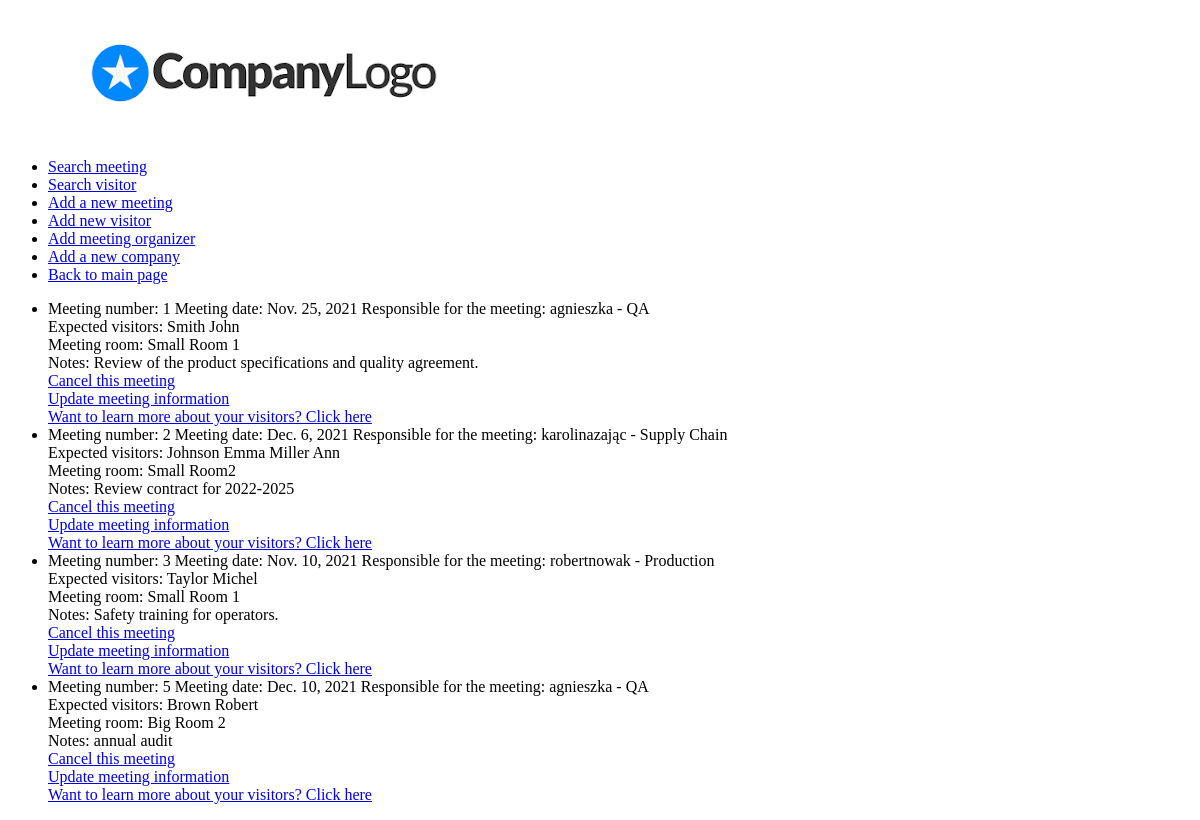
The page /meetings_list/ on the database as committed earlier.
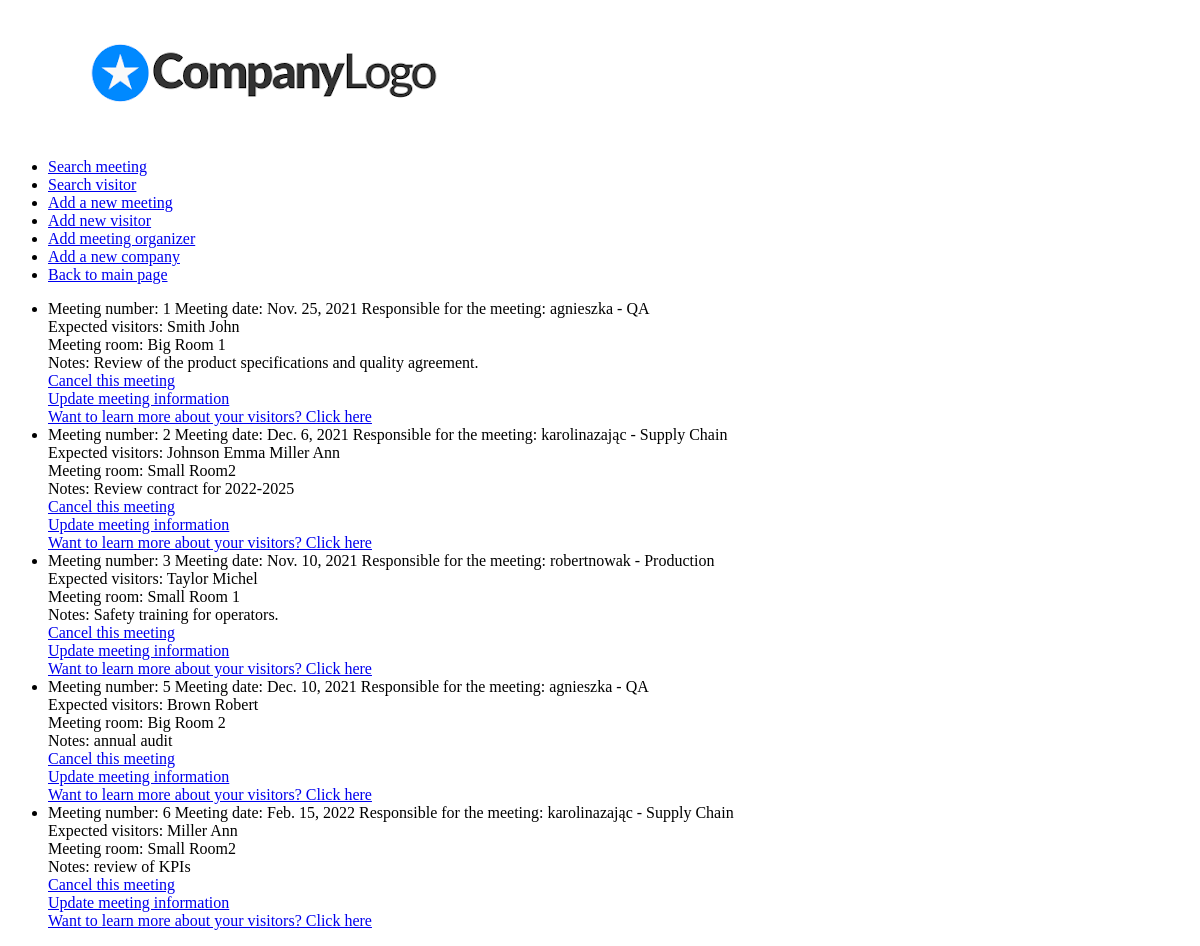
The same page on the database as committed later.
### meetings/models.py (models this page shows, shortened)
class Meeting(models.Model):
    organizer = models.ForeignKey(Organizer, on_delete=models.PROTECT)
    date = models.DateField()
    visitors = models.ManyToManyField(Visitor)
    meeting_room = models.ForeignKey(MeetingRoom, on_delete=models.PROTECT)
    note = models.TextField()

class Organizer(models.Model):
    user = models.OneToOneField(User, on_delete=models.CASCADE)
    department = models.IntegerField(choices=departments)
    def __str__(self):
        return f'{self.user.username} - {self.get_department_display()}'

class MeetingRoom(models.Model):
    name = models.CharField(max_length=64)
    size = models.IntegerField()
    available = models.BooleanField(default=True)
    def __str__(self):
        return self.name

### visitors/models.py (models this page shows)
class Visitor(models.Model):
    first_name = models.CharField(max_length=64)
    surname = models.CharField(max_length=64)
    contact_details = models.TextField(null=True)
    company = models.ForeignKey(Company, on_delete=models.PROTECT)
    last_training_date = models.DateField(null=True, blank=True)
    class Meta:
        ordering = ('surname',)
    def __str__(self):
        return f'{self.surname} {self.first_name}'

### meetings/views.py (the view)
# urls.py: path('meetings_list/', m_views.MeetingsListView.as_view(), name='meetings_list'),
class MeetingsListView(ListView):
    model = Meeting
    paginate_by = 10
    template_name = 'meetings/meetings_list.html'
    context_object_name = 'meetings'

### meetings/templates/meetings/meetings_list.html
{% extends 'base.html'%}
{% block content %}
    <ul>
        {%  for meeting in meetings %}
            <li>
                Meeting number: {{ meeting.pk }}
                Meeting date: {{ meeting.date }}
                Responsible for the meeting: {{ meeting.organizer }} <br>
                Expected visitors:
                {% for visitor in meeting.visitors.all %}
                    {{ visitor }}
                    {%  endfor %}<br>
                Meeting room: {{ meeting.meeting_room}} <br>
                Notes: {{ meeting.note }}<br>
                <a href="/delete_meeting/{{ meeting.pk }}/"> Cancel this meeting </a> <br>
                <a href="/update_meeting/{{ meeting.pk }}/" > Update meeting information</a> <br>
                <a href="/visitors_list/"> Want to learn more about your visitors? Click here </a>
            </li>
                 {% endfor %}
    </ul>
{%  endblock %}

Rows that differ between the two databases and show on the page:
changed Meeting "Review of the product specifications and quality agreement.": meeting_room "Small Room 1" → "Big Room 1"
added Meeting: pk "6", date "Feb. 15, 2022", organizer "karolinazając - Supply Chain", meeting_room "Small Room2", note "review of KPIs", Visitor (surname+first_name "Miller Ann")
